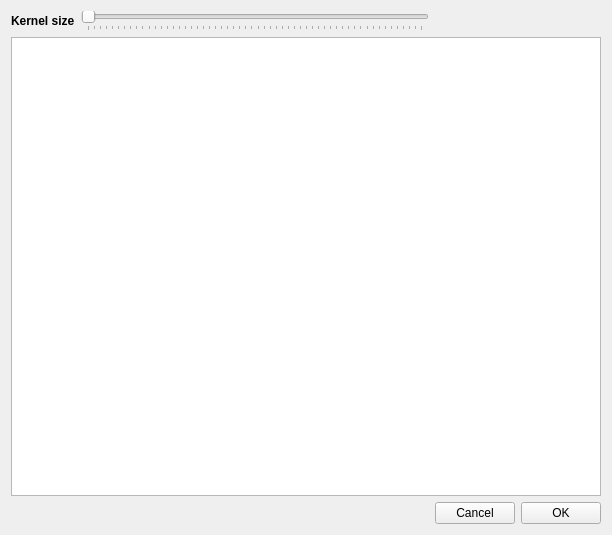
<?xml version="1.0" encoding="UTF-8"?>
<ui version="4.0">
 <class>CVActionMedianBlurView</class>
 <widget class="CVActionView" name="CVActionMedianBlurView">
  <property name="geometry">
   <rect>
    <x>0</x>
    <y>0</y>
    <width>612</width>
    <height>535</height>
   </rect>
  </property>
  <property name="windowTitle">
   <string>CVActionMedianBlurView</string>
  </property>
  <layout class="QGridLayout" name="gridLayout">
   <item row="0" column="0">
    <widget class="QLabel" name="label">
     <property name="font">
      <font>
       <weight>75</weight>
       <bold>true</bold>
      </font>
     </property>
     <property name="text">
      <string>Kernel size</string>
     </property>
    </widget>
   </item>
   <item row="0" column="1">
    <widget class="QSlider" name="kernelSizeSlider">
     <property name="minimum">
      <number>1</number>
     </property>
     <property name="maximum">
      <number>111</number>
     </property>
     <property name="singleStep">
      <number>2</number>
     </property>
     <property name="pageStep">
      <number>10</number>
     </property>
     <property name="value">
      <number>1</number>
     </property>
     <property name="sliderPosition">
      <number>1</number>
     </property>
     <property name="tracking">
      <bool>true</bool>
     </property>
     <property name="orientation">
      <enum>Qt::Horizontal</enum>
     </property>
     <property name="tickPosition">
      <enum>QSlider::TicksBelow</enum>
     </property>
     <property name="tickInterval">
      <number>2</number>
     </property>
    </widget>
   </item>
   <item row="1" column="0" colspan="4">
    <widget class="QGraphicsView" name="graphicsView"/>
   </item>
   <item row="2" column="2">
    <widget class="QPushButton" name="cancelButton">
     <property name="text">
      <string>Cancel</string>
     </property>
    </widget>
   </item>
   <item row="2" column="3">
    <widget class="QPushButton" name="okButton">
     <property name="text">
      <string>OK</string>
     </property>
    </widget>
   </item>
  </layout>
 </widget>
 <layoutdefault spacing="6" margin="11"/>
 <customwidgets>
  <customwidget>
   <class>CVActionView</class>
   <extends>QWidget</extends>
   <header>cvactionview.h</header>
   <container>1</container>
  </customwidget>
 </customwidgets>
 <resources/>
 <connections/>
</ui>
